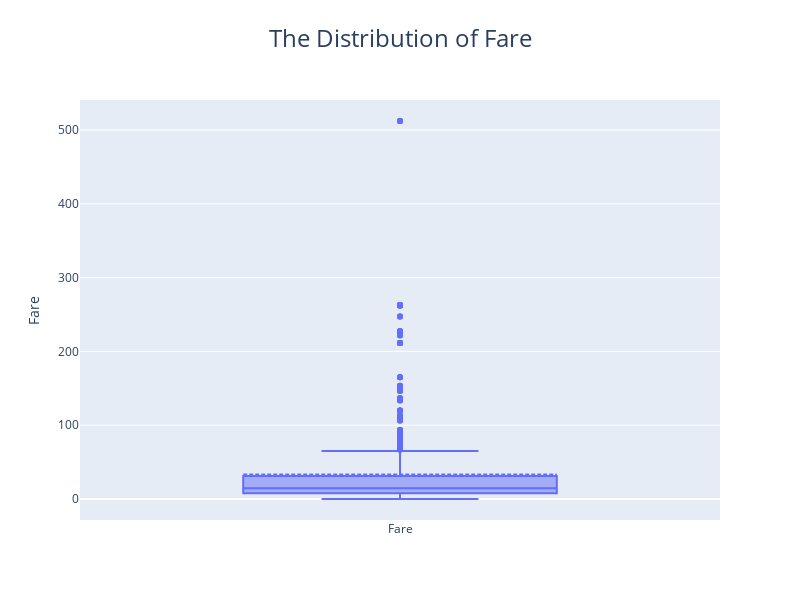

Notebook source saved alongside this figure:
### Code cell
fare_fig = go.Figure()
fare_fig.add_trace(go.Box(
                        y=data_preprocessed_df["Fare"],
                        name='Fare',
                        boxmean=True))

fare_fig.update_layout(
                height=600, 
                width=800,
                title={
                'text': "The Distribution of Fare",
                'font': {'size': 24},
                'y':0.95,
                'x':0.5,
                'xanchor': 'center',
                'yanchor': 'top'},
                yaxis_title='Fare',
                )

fare_fig.show()

### Figure 1 — Plotly figure (JSON) as saved in the notebook; plotly's stock layout.template omitted (floating-point values rounded to 4 significant figures; data arrays with more than 128 entries replaced by an {"elided": "..."} marker saying what was removed)
{"data": [{"boxmean": true, "name": "Fare", "type": "box", "y": {"elided": "1309 float values"}}], "layout": {"height": 600, "title": {"font": {"size": 24}, "text": "The Distribution of Fare", "x": 0.5, "xanchor": "center", "y": 0.95, "yanchor": "top"}, "width": 800, "yaxis": {"title": {"text": "Fare"}}}}
